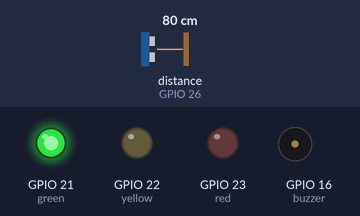
The sketch below on a simulated ESP32. Parts: output pins drawn as LEDs (lit = HIGH), buzzer (waves = sounding). Wiring (inferred from the names in the program): ultrasonic range finder: trigger GPIO 25; echo GPIO 26. Dashed ring = blinking. The inputs (shaded band) are chosen by the test bench; at power-on: distance to the obstacle (sensor on GPIO 26) 80 cm. The echo pulse lasts 58.3 µs per cm; pins used as bus, display or sensor lines are not drawn; what the sketch prints to the serial monitor is not drawn.

Above: at 1.2 s.
1.3 s: distance to the obstacle (sensor on GPIO 26) set to 53 cm
2.8 s: distance to the obstacle (sensor on GPIO 26) set to 46 cm
At 3.2 s:
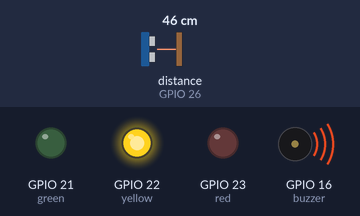
5.8 s: distance to the obstacle (sensor on GPIO 26) set to 22 cm
8.8 s: distance to the obstacle (sensor on GPIO 26) set to 18 cm
At 8.9 s:
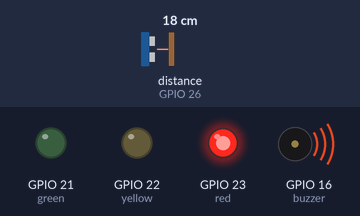
11.8 s: distance to the obstacle (sensor on GPIO 26) set to 12 cm
14.8 s: distance to the obstacle (sensor on GPIO 26) set to 9 cm
At 15.05 s:
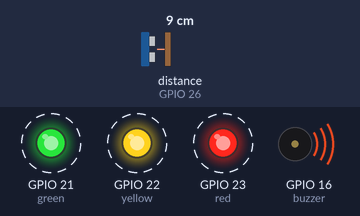
Timing chart, 0 to 18.8 s (numbered marks = the images above; inputs shaded):
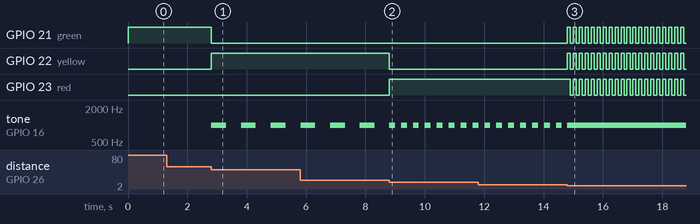

The sketch:

Ultrasonic_parking_sensor.ino
```cpp
/*
Author: Priyanshu Singh Bohra
Module 3 - Question 22

Project: Ultrasonic Parking Sensor

Components Used:
- ESP32
- HC-SR04 Ultrasonic Sensor
- Red LED
- Yellow LED
- Green LED
- Passive Buzzer
- 3 × 220Ω Resistors

Pin Configuration:

HC-SR04
TRIG  -> GPIO25
ECHO  -> GPIO26

LEDs
Red LED    -> GPIO23
Yellow LED -> GPIO22
Green LED  -> GPIO21

Buzzer
Buzzer (+) -> GPIO16
Buzzer (-) -> GND


Working:

Distance > 50 cm
SAFE condition
Green LED ON
Buzzer OFF

Distance 20–50 cm
Yellow LED ON
Buzzer beeps every 500 ms

Distance 10–20 cm
Red LED ON
Buzzer beeps every 200 ms

Distance < 10 cm
All LEDs blink rapidly
Buzzer sounds continuously

Advanced Feature:
Implemented using millis()
(No delay() used)
Non-blocking timing for bonus marks.

Formula Used:

distance = (duration × 0.034) / 2

Serial Monitor Output Example:

Distance: 72.5 cm
SAFE

Distance: 35.2 cm

Distance: 15.4 cm

Distance: 8.1 cm

*/


const int trig = 25;
const int echo = 26;

const int red = 23;
const int yellow = 22;
const int green = 21;

const int buzzer = 16;

unsigned long previousMillis = 0;
unsigned long blinkMillis = 0;

bool flashState = false;

void setup() {

  Serial.begin(115200);

  pinMode(trig, OUTPUT);
  pinMode(echo, INPUT);

  pinMode(red, OUTPUT);
  pinMode(yellow, OUTPUT);
  pinMode(green, OUTPUT);

  pinMode(buzzer, OUTPUT);

}

void loop() {

  digitalWrite(trig, LOW);
  delayMicroseconds(2);

  digitalWrite(trig, HIGH);
  delayMicroseconds(10);

  digitalWrite(trig, LOW);

  long duration = pulseIn(echo, HIGH);

  float distance = (duration * 0.034) / 2;

  Serial.print("Distance: ");
  Serial.print(distance);
  Serial.println(" cm");

  unsigned long currentMillis = millis();

  if (distance > 50) {

    Serial.println("SAFE");

    digitalWrite(green, HIGH);
    digitalWrite(yellow, LOW);
    digitalWrite(red, LOW);

    noTone(buzzer);

  }

  else if (distance >= 20 && distance <= 50) {

    digitalWrite(green, LOW);
    digitalWrite(yellow, HIGH);
    digitalWrite(red, LOW);

    if (currentMillis - previousMillis >= 500) {

      previousMillis = currentMillis;

      flashState = !flashState;

      if (flashState)
        tone(buzzer, 1000);
      else
        noTone(buzzer);

    }

  }

  else if (distance >= 10 && distance < 20) {

    digitalWrite(green, LOW);
    digitalWrite(yellow, LOW);
    digitalWrite(red, HIGH);

    if (currentMillis - previousMillis >= 200) {

      previousMillis = currentMillis;

      flashState = !flashState;

      if (flashState)
        tone(buzzer, 1000);
      else
        noTone(buzzer);

    }

  }

  else {

    if (currentMillis - blinkMillis >= 100) {

      blinkMillis = currentMillis;

      flashState = !flashState;

      digitalWrite(red, flashState);
      digitalWrite(yellow, flashState);
      digitalWrite(green, flashState);

    }

    tone(buzzer, 1000);

  }

}
```

Measured:
- the behaviour switches between 51 and 50 cm on distance to the obstacle (sensor on GPIO 26) (found by bisection; images 0 and 1)
- the behaviour switches between 21 and 20 cm on distance to the obstacle (sensor on GPIO 26) (found by bisection; images 1 and 2)
- the behaviour switches between 11 and 10 cm on distance to the obstacle (sensor on GPIO 26) (found by bisection; images 2 and 3)
- after the input at 2.8 s, GPIO 21 (green): HIGH → LOW at once; GPIO 22 (yellow): LOW → HIGH at once; tone on GPIO 16 (buzzer): alternates 1000 Hz for 0.50 s and silent for 0.50 s, starting at once
- after the input at 8.8 s, GPIO 22 (yellow): HIGH → LOW at once; GPIO 23 (red): LOW → HIGH at once; tone on GPIO 16 (buzzer): alternates 1000 Hz for 0.20 s and silent for 0.20 s, starting after 0.20 s
- after the input at 14.8 s, GPIO 21 (green), GPIO 22 (yellow): alternates HIGH for 0.10 s and LOW for 0.10 s, starting at once; GPIO 23 (red): alternates HIGH for 0.10 s and LOW for 0.10 s, starting after 0.10 s; tone on GPIO 16 (buzzer): goes on until 14.8 s, then stays 1000 Hz
